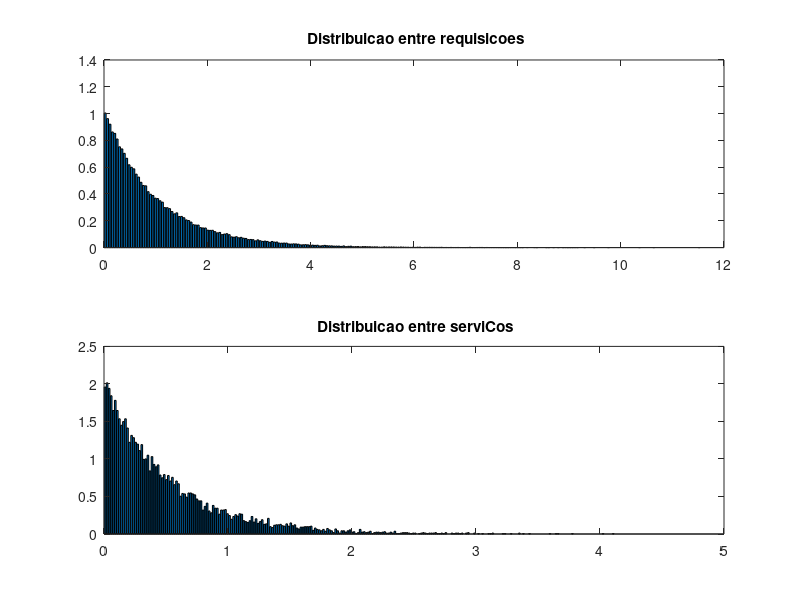
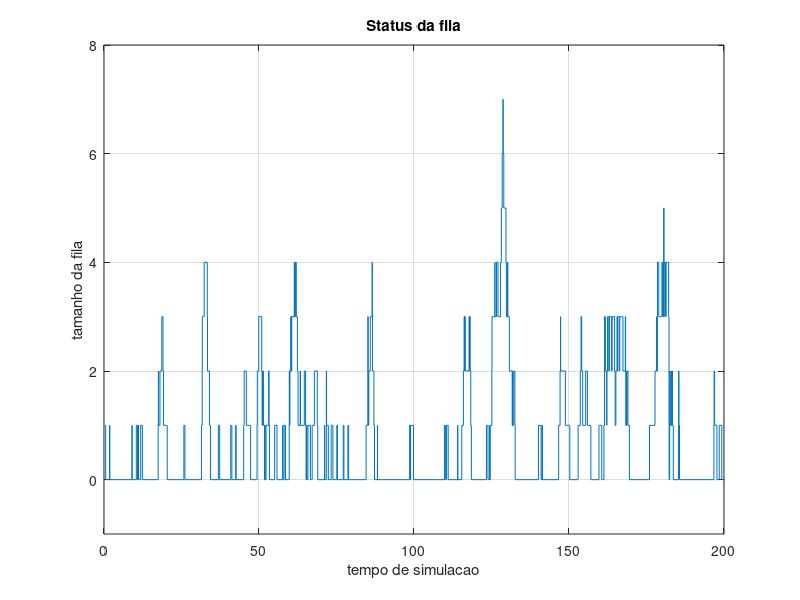

MATLAB code for these plots, in order:
clc; clear all; close all;
A = importdata('Gerado_Arrival.txt');
D = importdata('Gerado_Departure.txt');

Fila_filaSize = importdata('Fila_filaSize.txt');
Fila_simTime = importdata('Fila_simTime.txt');


subplot(2,1,1);
[h,centers]=hist(A,250);
h=h./length(h);
bar(centers,h/trapz(centers, h))
title(' Distribuicao entre requisicoes');

subplot(2,1,2);
[h2,centers2]=hist(D,250);
h2=h2./length(h2);
bar(centers2,h2/trapz(centers2, h2))
title(' Distribuicao entre serviCos');

figure()
interval=200;
stairs(Fila_simTime,Fila_filaSize);
grid on;
title('Status da fila')
xlabel('tempo de simulacao')
ylabel('tamanho da fila')
xlim([0,interval])
ylim([-1,8])

%% Calculo dos valores teoricos

lamb=1;
u=2;
p=lamb/u;

%a utilizacao  do  sistema
U = p

%numero medio  da requisicoes na fila;
E_Nq=p^2/(1-p)

%tempo  medio na  fila
E_Wq=p/(u - lamb)
